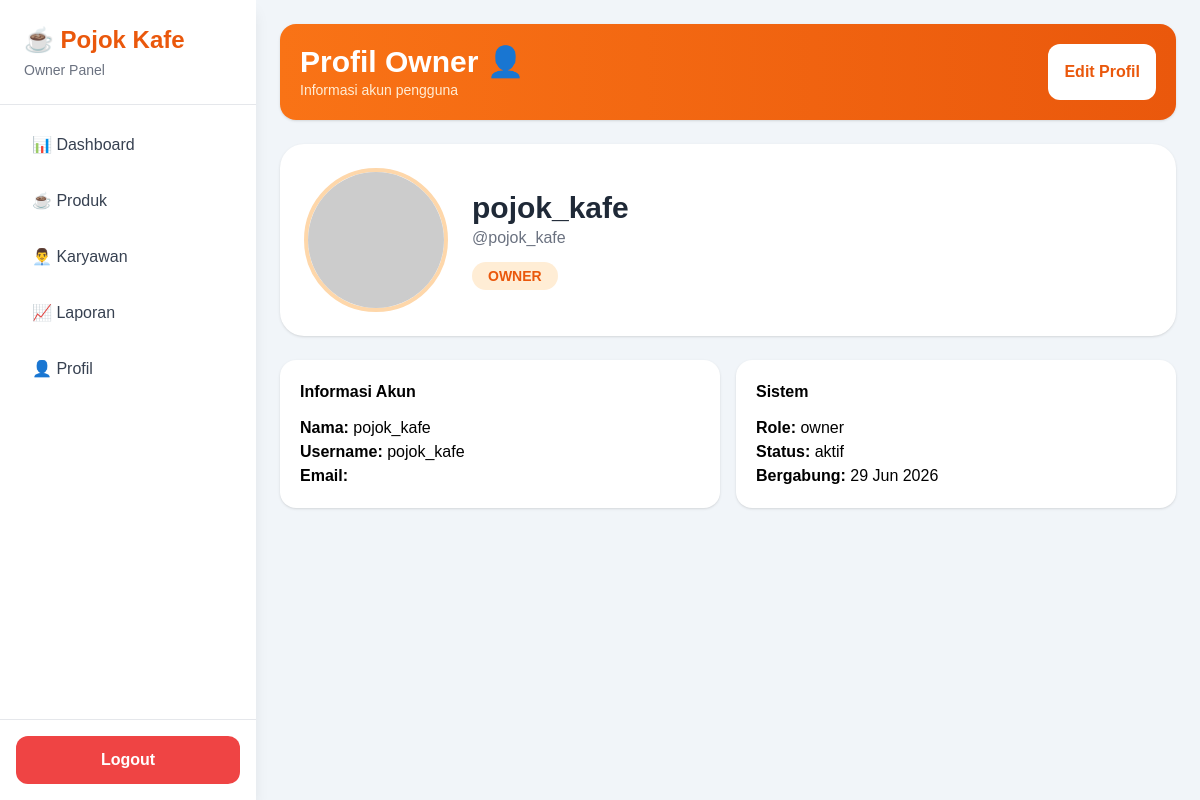
/owner/profil_owner.php (signed in), run on the app's committed database.
### tables this page shows
CREATE TABLE `users` (
  `id` int(11) NOT NULL,
  `role_id` int(11) NOT NULL,
  `username` varchar(100) NOT NULL,
  `password` varchar(255) NOT NULL,
  `nama_lengkap` varchar(100) NOT NULL,
  `email` varchar(100) DEFAULT NULL,
  `foto` varchar(255) DEFAULT NULL,
  `status` enum('aktif','nonaktif') DEFAULT 'aktif',
  `created_at` timestamp NOT NULL DEFAULT current_timestamp()
);

CREATE TABLE `roles` (
  `id` int(11) NOT NULL,
  `name` varchar(50) NOT NULL
);

### owner/profil_owner.php (the view, shortened to what this page needs)
<?php
include "../koneksi.php";
$id = $_SESSION['id'] ?? null;
$stmt = $conn->prepare("
SELECT u.*, r.name AS role_name
FROM users u
LEFT JOIN roles r ON u.role_id = r.id
WHERE u.id = ?
LIMIT 1
");
$stmt->bind_param("i", $id);
$stmt->execute();
$result = $stmt->get_result();
$user = $result->fetch_assoc();
$foto = (!empty($user['foto']) && file_exists("../uploads/" . $user['foto']))
    ? "../uploads/" . $user['foto']
    : "https://ui-avatars.com/api/?name=" . urlencode($user['nama_lengkap']) . "&background=f97316&color=fff";
?>
<!DOCTYPE html>
<html lang="id">
<head>
<script src="https://cdn.tailwindcss.com"></script>
</head>
<body class="bg-slate-100">
<?php include "navbar_owner.php"; ?>
<div class="lg:ml-64 min-h-screen p-4 sm:p-6">
    <div class="bg-gradient-to-r from-orange-500 to-orange-600 text-white p-5 rounded-2xl shadow flex flex-col sm:flex-row justify-between gap-3">
        <div>
            <h1 class="text-2xl sm:text-3xl font-bold">Profil Owner 👤</h1>
            <p class="text-orange-100 text-sm">Informasi akun pengguna</p>
        </div>
        <button onclick="toggleEdit()"
                class="bg-white text-orange-600 px-4 py-2 rounded-xl font-semibold w-full sm:w-auto">
            Edit Profil
        </button>
    </div>
    <div class="mt-6 max-w-5xl mx-auto space-y-6">
        <div class="bg-white rounded-3xl shadow p-6">
            <div class="flex flex-col md:flex-row items-center gap-6">
                <img src="<?= $foto ?>"
                     class="w-32 h-32 sm:w-36 sm:h-36 rounded-full border-4 border-orange-200 object-cover">
                <div class="text-center md:text-left">
                    <h2 class="text-2xl sm:text-3xl font-bold text-gray-800">
                        <?= htmlspecialchars($user['nama_lengkap']) ?>
                    </h2>
                    <p class="text-gray-500">
                        @<?= htmlspecialchars($user['username']) ?>
                    </p>
                    <span class="inline-block mt-3 bg-orange-100 text-orange-600 px-4 py-1 rounded-full text-sm font-semibold">
                        <?= strtoupper($user['role_name']) ?>
                    </span>
                </div>
            </div>
        </div>
        <div class="grid grid-cols-1 md:grid-cols-2 gap-4">
            <div class="bg-white rounded-2xl shadow p-5">
                <h3 class="font-bold mb-3">Informasi Akun</h3>
                <p><b>Nama:</b> <?= htmlspecialchars($user['nama_lengkap']) ?></p>
                <p><b>Username:</b> <?= htmlspecialchars($user['username']) ?></p>
                <p><b>Email:</b> <?= htmlspecialchars($user['email']) ?></p>
            </div>
            <div class="bg-white rounded-2xl shadow p-5">
                <h3 class="font-bold mb-3">Sistem</h3>
                <p><b>Role:</b> <?= $user['role_name'] ?></p>
                <p><b>Status:</b> <?= $user['status'] ?></p>
                <p><b>Bergabung:</b> <?= date('d M Y', strtotime($user['created_at'])) ?></p>
            </div>
        </div>
    </div>
</div>
</body>
</html>

### owner/profil_owner.php (style rules this page uses)
body { font-family:'Poppins',sans-serif; }

### data on the page
users: nama_lengkap "pojok_kafe", username "pojok_kafe", role.name "OWNER", role.name "owner", status "aktif", created_at "29 Jun 2026"
